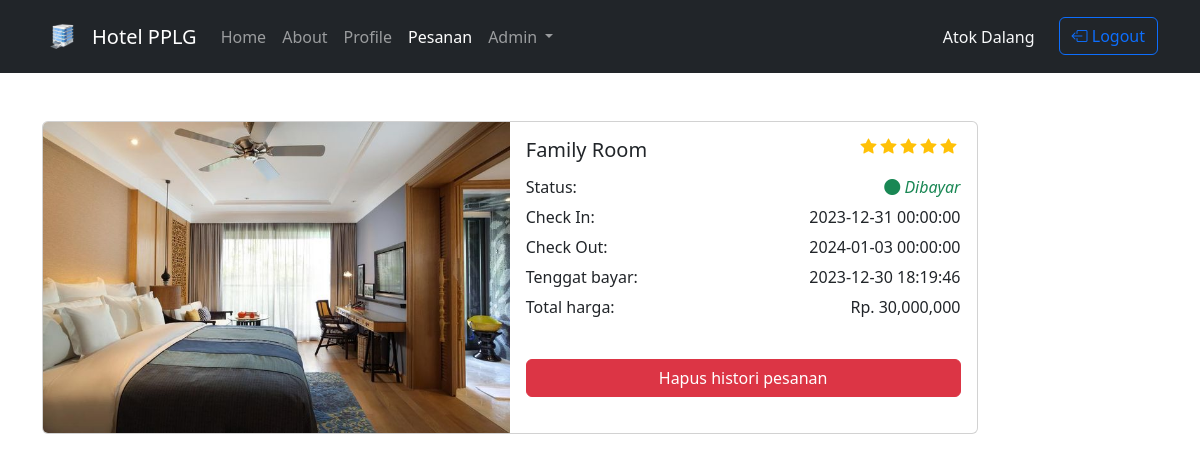
/pesanan.php (signed in), run on the app's committed database.
### tables this page shows
CREATE TABLE `transaksi` (
  `id_transaksi` int(11) NOT NULL,
  `id_pengunjung` int(11) NOT NULL,
  `id` int(11) NOT NULL,
  `no_kamar` int(11) NOT NULL,
  `type_kamar` enum('Standard','Executive','Suite','View','Family','Thematic') NOT NULL,
  `waktu_chekin` datetime NOT NULL,
  `waktu_chekout` datetime NOT NULL,
  `lama_inap` varchar(255) NOT NULL,
  `total_harga` bigint(20) NOT NULL,
  `expire` datetime DEFAULT NULL,
  `status` varchar(50) NOT NULL
);

CREATE TABLE `kamar` (
  `no_kamar` int(11) NOT NULL,
  `ketersediaan` enum('Tersedia','Tidak tersedia') NOT NULL,
  `foto_kamar` varchar(255) NOT NULL,
  `type_kamar` enum('Standard','Executive','Suite','View','Family','Thematic') NOT NULL,
  `fasilitas_kamar` varchar(255) NOT NULL
);

CREATE TABLE `type_kamar` (
  `type_kamar` enum('Standard','Executive','Suite','View','Family','Thematic') NOT NULL,
  `harga_kamar` bigint(50) NOT NULL,
  `kapasitas_pengunjung` int(11) NOT NULL,
  `unit_tersedia` int(11) NOT NULL,
  `rating` int(11) NOT NULL
);

### pesanan.php (the view, shortened to what this page needs)
<html lang="en">
<link rel="stylesheet" href="https://cdn.jsdelivr.net/npm/bootstrap-icons@1.11.1/font/bootstrap-icons.css">
</html>
<?php
require_once 'connection/conn.php';
?>
<!DOCTYPE html>
<html lang="en">
<head>
    <link href="https://cdn.jsdelivr.net/npm/bootstrap@5.3.2/dist/css/bootstrap.min.css" rel="stylesheet">
    <link rel="stylesheet" href="https://cdn.jsdelivr.net/npm/bootstrap-icons@1.11.2/font/bootstrap-icons.min.css">
</head>
<body>
    <nav class="navbar navbar-expand-lg bg-dark" data-bs-theme="dark">
        <div class="container">
            <a href="#"><img src="./assets/img/WhatsApp_Image_2023-09-05_at_15.02.25-removebg-preview.png.png" alt="Logo" width="26" height="25" class="d-inline-block align-text-top m-2 mt-3 mb-3"></a>
            <a class="navbar-brand ms-2" href="#">Hotel PPLG</a>
            <div class="collapse navbar-collapse" id="navbarSupportedContent">
                <ul class="navbar-nav me-auto mb-2 mb-lg-0">
                    <li class="nav-item">
                        <a class="nav-link" aria-current="page" href="welcome.php">Home</a>
                    </li>
                    <li class="nav-item">
                        <a class="nav-link" aria-current="page" href="about.php">About</a>
                    </li>
                    <li class="nav-item">
                        <a class="nav-link" aria-current="page" href="profile.php">Profile</a>
                    </li>
                    <li class="nav-item">
                        <a class="nav-link active" aria-current="page" href="profile.php">Pesanan</a>
                    </li>
                    <?php
                    if (!isset($_SESSION["login_type"]) || $_SESSION["login_type"] !== "admin_login") {
                    } else {
                        echo ' <li class="nav-item dropdown">
                                    <a class="nav-link dropdown-toggle" href="#" role="button" data-bs-toggle="dropdown" aria-expanded="false">
                                        Admin
                                    </a>
                                    <ul class="dropdown-menu">
                                        <li><a class="dropdown-item" href="user_list.php">Data User (Hanya Admin)</a></li>
                                        <li><a class="dropdown-item" href="list.php">Data Pengunjung (Hanya Admin)</a></li>
                                    </ul>
                                </li>';
                    }
                    ?>
                </ul>
                <p class="text-light my-3 me-4"><?= isset($_SESSION["userinfo"]) ? $_SESSION["userinfo"]["name"] : $_SESSION["login"]; ?></p>
                <form action="./logout.php" onsubmit="return confirmLogout();">
                    <button class="btn btn-outline-primary justify-content-center align-items-center" type="submit" style="margin-bottom: -15px;"><i class="bi bi-box-arrow-left" style="display: inline-block; margin-top: 1px;"></i> Logout</button>
                </form>
            </div>
        </div>
    </nav>
    <?php
    $user_id = $_SESSION["user_id"];
    $updateExpiredQuery = "
        UPDATE transaksi t
        JOIN user u ON t.id = u.id
        SET t.status = 'Expired'
        WHERE u.id = $user_id AND t.status = 'Belum Dibayar' AND NOW() > t.expire;
    ";
    mysqli_query($con, $updateExpiredQuery);
    $query = "
    SELECT t.id_transaksi, k.foto_kamar, tk.type_kamar, tk.rating, t.waktu_chekin, t.waktu_chekout, t.total_harga, t.status, t.expire, t.id_pengunjung
    FROM kamar k
    JOIN type_kamar tk ON k.type_kamar = tk.type_kamar
    JOIN transaksi t ON k.no_kamar = t.no_kamar
    JOIN user u ON t.id = u.id
    WHERE u.id = $user_id;
";
    $result = mysqli_query($con, $query);
    if (mysqli_num_rows($result) == 0) {
        echo '<div class="container mt-5">
     <div class="alert alert-warning" role="alert">
         Tidak ada pesanan.
     </div>
   </div>';
    } else {
        while ($row = mysqli_fetch_assoc($result)) {
    ?>
            <div class="container mb-5">
                <form action="pesanan.php?id_transaksi=<?php echo $row['id_transaksi']; ?>&id_pengunjung=<?php echo $row['id_pengunjung']; ?>" method="POST">
                    <div class="card mb-3 mt-5" style="max-width: 58.47rem;">
                        <div class="row g-0">
                            <div class="col-md-6">
                                <img src="<?php echo $row['foto_kamar']; ?>" class="img-fluid h-100" alt="<?php echo $row['type_kamar']; ?> Room">
                            </div>
                            <div class="col-md-6">
                                <div class="card-body">
                                    <div class="row">
                                        <div class="col-md-6">
                                            <h5 class="card-title"><?php echo $row["type_kamar"]; ?> Room</h5>
                                        </div>
                                        <div class="col-md-6 d-flex justify-content-md-end justify-content-start mb-3 mb-md-0">
                                            <p class="card-text">
                                                <?php
                                                for ($i = 0; $i < $row['rating']; $i++) {
                                                    echo '<i class="bi bi-star-fill text-warning me-1"></i>';
                                                }
                                                ?>
                                            </p>
                                        </div>
                                    </div>
                                    <div class="d-flex justify-content-between" style="margin-bottom: -10px; margin-top: 5px;">
                                        <p>Status:</p>
                                        <?php
                                        if ($row && $row['status'] === 'Dibayar') {
                                            echo '<p class="text-end"><i class="bi bi-circle-fill text-success"> ' . $row["status"] . '</i></p>';
                                        } elseif ($row && $row['status'] === 'Belum Dibayar') {
                                            echo '<p class="text-end"><i class="bi bi-circle-fill text-warning"> ' . $row["status"] . '</i></p>';
                                        } else {
                                            echo '<p class="text-end"><i class="bi bi-circle-fill text-danger"> ' . $row["status"] . '</i></p>';
                                        }
                                        ?>
                                    </div>
                                    <div class="d-flex justify-content-between" style="margin-bottom: -10px;">
                                        <p>Check In:</p>
                                        <p class="text-end"><?php echo $row["waktu_chekin"] ?></p>
                                    </div>
                                    <div class="d-flex justify-content-between" style="margin-bottom: -10px;">
                                        <p>Check Out:</p>
                                        <p class="text-end"><?php echo $row["waktu_chekout"] ?></p>
                                    </div>
                                    <div class="d-flex justify-content-between" style="margin-bottom: -10px;">
                                        <p>Tenggat bayar:</p>
                                        <p class="text-end"><?php echo $row["expire"] ?></p>
                                    </div>
                                    <div class="d-flex justify-content-between">
                                        <p>Total harga:</p>
                                        <p class="text-end">Rp. <?php echo number_format($row['total_harga']); ?></p>
                                    </div>
                                    <?php
                                    if ($row && $row['status'] === 'Dibayar' || $row && $row['status'] === 'Expired' || $row && $row['status'] === 'Dibatalkan') {
                                        echo '<button type="submit" onclick="return konfirmasiHapusPesanan()" class="btn btn-danger w-100 mt-4" name="hapusHistoriPesanan">Hapus histori pesanan</button>';
                                    }
                                    ?>
                                </div>
                            </div>
                        </div>
                    </div>
                </form>
            </div>
    <?php
        }
    }
    ?>
</body>
</html>

### pesanan.php (style rules this page uses)
.img-fluid { border-top-left-radius: 5px; border-bottom-left-radius: 5px; }

### data on the page
transaksi: no_kamar.foto_kamar (picture), type_kamar.type_kamar "Family", status "Dibayar", waktu_chekin "2023-12-31 00:00:00", waktu_chekout "2024-01-03 00:00:00", expire "2023-12-30 18:19:46", total_harga "30,000,000", shows "Hapus histori pesanan"

### other printed values
$_SESSION["login"] "Atok Dalang"
